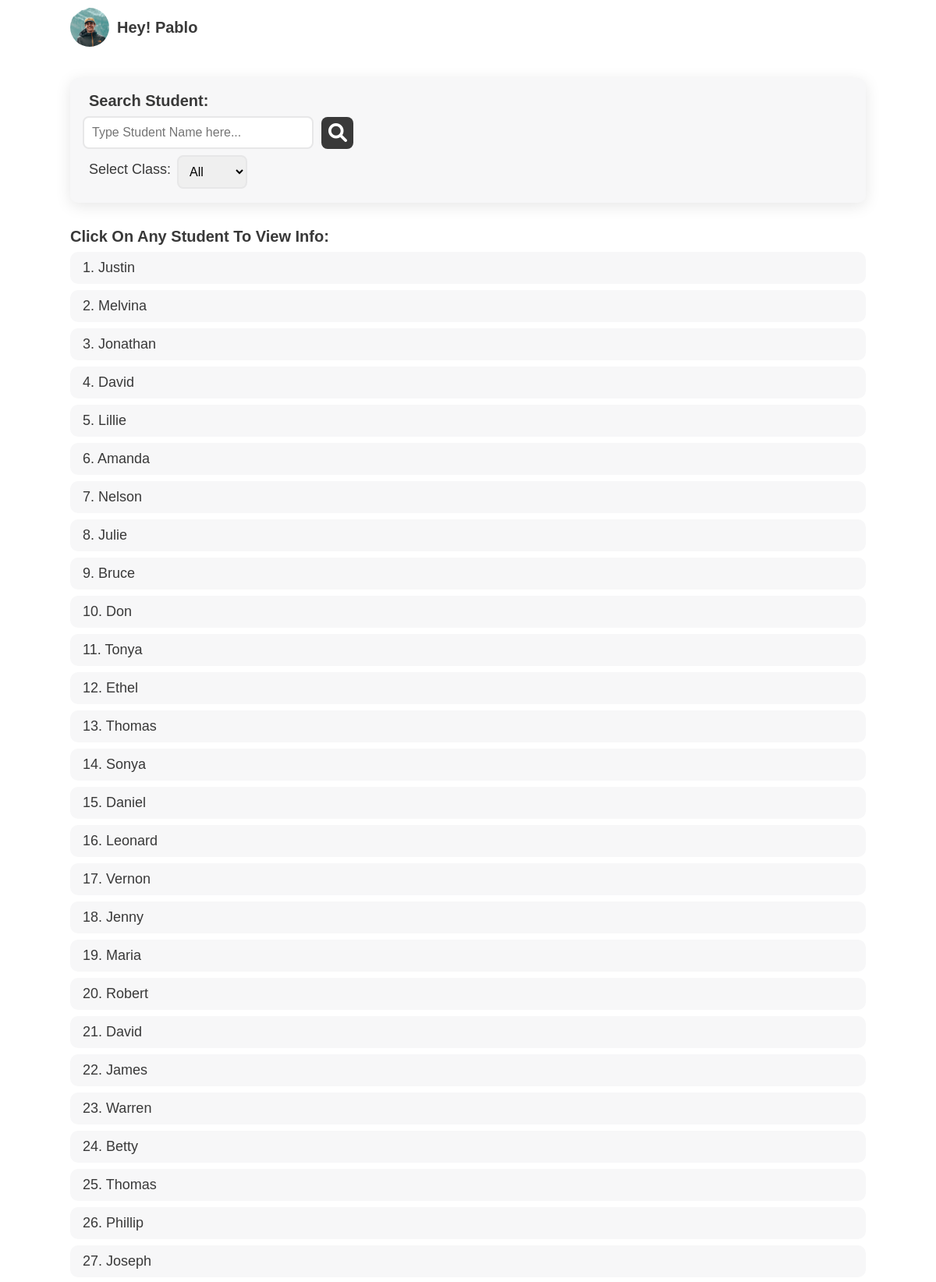
Page /superadmin/students/ (signed in, upper part) on the committed database.
### student/models.py (models this page shows)
class student(models.Model):
    fname = models.CharField(max_length=50)
    mname = models.CharField(max_length=50, blank=True, null=True)
    lname = models.CharField(max_length=50, blank=True, null=True)
    email = models.EmailField(blank=True, null=True)
    phone = models.IntegerField(blank=True, null=True)
    fathername = models.CharField(max_length=70)
    mothername = models.CharField(max_length=70)
    fatherphone = models.IntegerField()
    fatheremail = models.EmailField(blank=True, null=True)
    address = models.CharField(max_length=200)
    add_no = models.CharField(max_length=50, blank=True, null=True)
    roll_no = models.IntegerField()
    Class = models.ForeignKey('teacher.classSection', on_delete=models.PROTECT)
    school = models.ForeignKey('superadmin.school', on_delete=models.PROTECT)
    user = models.OneToOneField(User, on_delete=models.CASCADE)

### superadmin/views.py (the view)
# urls.py: path('students/', views.students, name = 'students'),
def students(request):
    admin = SuperAdmin.objects.get(user = request.user)
    school = admin.school
    students = student.objects.filter(school = admin.school)
    classes = classSection.objects.filter(teacher__in = teacher.objects.filter(school=admin.school))
    return render(request, 'students.html', {'students': students, 'classes': classes})

### templates/superadmin/students.html (shortened to what this page needs)
{% extends 'adminhome.html' %}
{% load static %}
{% block extra-head %}
    <link rel="stylesheet" href="{% static '/css/attendance.css' %}" />
    <link rel="stylesheet" href="{% static '/css/teacherExam.css' %}" />
    <link rel="stylesheet" href="{% static '/css/progress.css' %}" />
    <link rel="stylesheet" href="{% static '/css/adminList.css' %}" />
{% endblock extra-head %}
{% block content %}
    <section id="main">
      <section id="list-hero">
        <div class="menu-list list-hero">
          <div class="list-hero-search">
            <h2>Search Student:</h2>
            <div class="list-search-box">
              <input
                type="text"
                placeholder="Type Student Name here..."
              />
              <i class="fas fa-search"></i>
            </div>
          </div>
          <div class="list-hero-filter">
            <p>Select Class:</p>
            <select name="select-class" id="" onchange="submitHandler(event)">
              <option value="all" selected>All</option>
            </select>
          </div>
        </div>
      </section>
      <section id="admin-stud-list">
        <h2>Click on any student to view info:</h2>
        <div class="admin-stud-list">
          {% for student in students %}
          <div class="stud-list-elem">
            <div>
              <p>{{ forloop.counter }}. {{ student.fname }} {% if student.mname != "NULL" %}{{ student.mname }}{% endif %} {% if student.lname != "NULL" %}{{ student.lname }}{% endif %}</p>
            </div>
          </div>
          {% endfor %}
        </div>
      </section>
    </section>
{% endblock content %}

### templates/superadmin/adminhome.html (shortened to what this page needs)
{% load static %}
<!DOCTYPE html>
<html lang="en">
{% block head %}
  <head>
    <link
      rel="stylesheet"
      href="https://cdnjs.cloudflare.com/ajax/libs/font-awesome/6.0.0-beta2/css/all.min.css"
    />
    <link rel="stylesheet" href="{% static 'css/style.css' %}" />
    {% block extra-head %}{% endblock extra-head %}
  </head>
{% endblock head %}
  <body>
    <section id="main">
    {% block nav %}
      <section id="nav">
        <nav class="top-navbar">
          <div class="topnav-profile">
            <div class="profile-picture">
              <img src="{% static 'img/profile.jpg' %}" />
            </div>
            <h2>Hey! <span id="topnav-username">{{ user.username }}</span></h2>
          </div>
        </nav>
      </section>
      {% endblock nav %}
      {% block content %}{% endblock content %}
    </section>
  </body>
</html>

### static/css/style.css (style rules this page uses)
:root { --dark-green: #1ab7ea; --light-green: #9cdabd; --dark-red: #fb3f4a; --light-red: #fb878e; --light-red: #2196f3; --light-grey: #f7f7f8; --dark-grey: #e7e7e8; --dark: #393939; --faded: #555555; --center-width: 85%; }
* { box-sizing: border-box; margin: 0; padding: 0; }
body { font-family: "Arial", sans-serif; -webkit-font-smoothing: antialiased; }
* { margin: 0; padding: 0; }
#main { margin: auto; margin-bottom: 60px; width: 100%; background-color: #fff; }
#nav { margin-bottom: 30px; }
.top-navbar { margin: auto; display: flex; justify-content: space-between; align-items: center; align-content: center; width: var(--center-width); }
.topnav-profile { display: flex; align-items: center; padding: 10px 0; }
.topnav-profile > h2 { margin: 0 10px; }
.profile-picture { height: 50px; width: 50px; }
.profile-picture img { height: 100%; width: 100%; border-radius: 50px; object-fit: cover; }
.menu-list, .component-back { background-color: var(--light-grey); border-radius: 10px; display: flex; justify-content: space-between; align-items: center; margin: 1em 0; padding: 10px 16px; transition: all 0.5s ease 0s; box-shadow: 0px 4px 20px rgba(0, 0, 0, 0.1); }
p { color: var(--dark); font-size: 15px; font-weight: 300; }
h2 { color: var(--dark); text-transform: capitalize; font-size: 20px; font-weight: 600; }

### static/css/adminList.css (style rules this page uses)
#list-hero { width: var(--center-width); margin: auto; }
.list-hero { flex-direction: column; align-items: baseline; }
.list-hero-search { width: 100%; }
.list-hero-search > p, .list-hero-search > h2, .list-hero-filter > p { margin: 8px; }
.list-search-box { display: flex; align-items: center; }
.list-search-box > i { font-size: 24px; margin: 0px 10px; background-color: var(--dark); color: #fff; padding: 8.5px; border-radius: 8px; transition: all 0.2s ease 0s; }
input[type="text"] { outline: none; width: 30%; padding: 10px; font-size: 16px; border: 2px solid var(--dark-grey); border-radius: 8px; transition: all 0.4s ease; }
p { font-size: 18px; }
.list-hero-filter { width: 100%; margin: 8px 0px; display: flex; }
.list-hero-filter select { width: 90px; outline: none; padding: 10px; font-size: 16px; border: 2px solid var(--dark-grey); border-radius: 8px; transition: all 0.1s ease; }
#admin-stud-list { width: var(--center-width); margin: auto; padding: 1em 0px; }
.stud-list-elem { background-color: var(--light-grey); border-radius: 10px; display: flex; flex-direction: column; justify-content: flex-start; align-items: flex-start; margin: 0.5em 0; padding: 10px 16px; }

### rows in the picture
student: fname "Justin"
student: fname "Melvina"
student: fname "Jonathan"
student: fname "David"
student: fname "Lillie"
student: fname "Amanda"
student: fname "Nelson"
student: fname "Julie"
student: fname "Bruce"
student: fname "Don"
student: fname "Tonya"
student: fname "Ethel"
student: fname "Thomas"
student: fname "Sonya"
student: fname "Daniel"
student: fname "Leonard"
student: fname "Vernon"
student: fname "Jenny"
student: fname "Maria"
student: fname "Robert"
student: fname "David"
student: fname "James"
student: fname "Warren"
student: fname "Betty"
student: fname "Thomas"
student: fname "Phillip"
student: fname "Joseph"

### other values in the picture
{{ user.username }} "Pablo"
